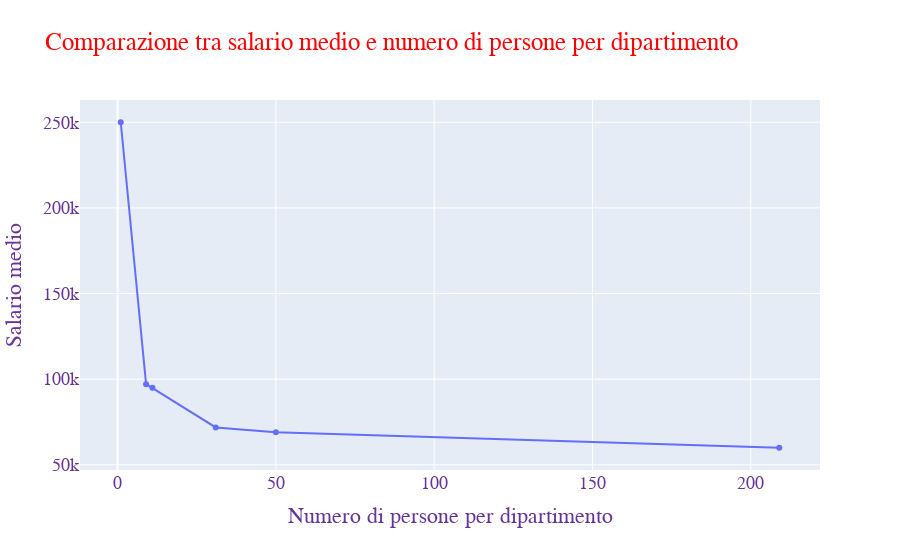

The cell this chart's notebook holds for it:
### Markdown cell above
#### **_<a id='G8'></a><font color='gold'>Grafico 8: Comparazione tra salario medio e dipartimento</font>_**
In questo pointplot mettiamo in relazione il *salario* medio con il *dipartimento* degli impiegati, rispetto al numero di membri di ognuno di quest'ultimo. Interessante osservare come vi sia una disparità di guadagno tra i dipartimenti con più impiegati rispetto al picco del lineplot raggiunto da una sola persona, ovvero dal CEO, a quota 250000 dollari.

### Code cell
df_dep = df[['Salary', 'Department']]
xvalue = df_dep['Department'].value_counts().array
yvalue = df_dep['Salary'].groupby(df_dep['Department']).mean().sort_values().array
df_dep = py.line(df_dep, x = xvalue, y= yvalue , title="Comparazione tra salario medio e numero di persone per dipartimento", markers = True)
df_dep.update_layout(width = 900, height = 550,showlegend=True, xaxis_title='Numero di persone per dipartimento', yaxis_title='Salario medio', font=dict(
        family="Helvetica, monospace",
        size=18,
        color="RebeccaPurple"
    ), title_font_color="red")
df_dep.show()

### Figure 1 — Plotly figure (JSON) as saved in the notebook; plotly's stock layout.template omitted (floating-point values rounded to 4 significant figures)
{"data": [{"hovertemplate": "x=%{x}<br>y=%{y}<extra></extra>", "legendgroup": "", "line": {"color": "#636efa", "dash": "solid"}, "marker": {"symbol": "circle"}, "mode": "lines+markers", "name": "", "orientation": "v", "showlegend": false, "type": "scatter", "x": [209, 50, 31, 11, 9, 1], "xaxis": "x", "y": [59950.0, 69060.0, 71790.0, 94990.0, 97060.0, 250000], "yaxis": "y"}], "layout": {"font": {"color": "RebeccaPurple", "family": "Helvetica, monospace", "size": 18}, "height": 550, "legend": {"tracegroupgap": 0}, "showlegend": true, "title": {"font": {"color": "red"}, "text": "Comparazione tra salario medio e numero di persone per dipartimento"}, "width": 900, "xaxis": {"anchor": "y", "domain": [0, 1], "title": {"text": "Numero di persone per dipartimento"}}, "yaxis": {"anchor": "x", "domain": [0, 1], "title": {"text": "Salario medio"}}}}
